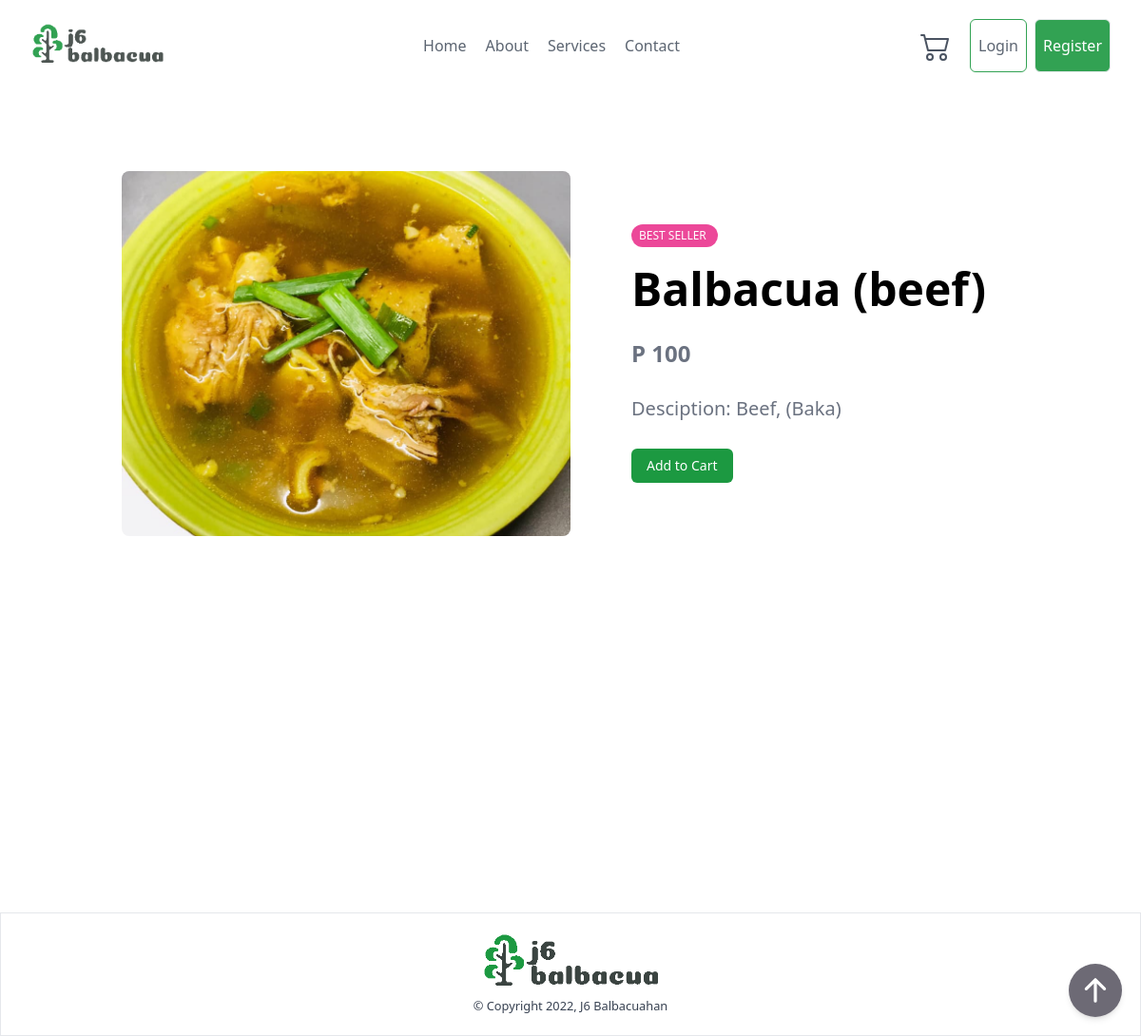
Page /detail/1/ on the committed database.
### ordering/models.py (models this page shows, shortened)
class Food(models.Model):
    STATUS = [
        ('Best Seller', 'Best Seller'),
        ('Favorites', 'Favorites'),
        ('Special', 'Special'),
        ('Out Of Stock', 'Out Of Stock')
    ]
    name = models.CharField(max_length=255)
    price = models.PositiveIntegerField()
    status = models.CharField(
        max_length=50, choices=STATUS, default='Favorites')
    food_image = models.ImageField(
        upload_to='food_img/', null=True, blank=True)
    description = models.TextField(blank=True, null=True)
    created = models.DateTimeField(auto_now_add=True)
    updated = models.DateTimeField(auto_now=True)

### ordering/views.py (the view)
# urls.py: path('detail/<int:pk>/', views.DetailView.as_view(), name="detail-view"),
class DetailView(DetailView):
    template_name = "detail_full_view.html"
    model = Food
    context_object_name = "food"

### templates/detail_full_view.html
{% extends 'base.html' %}
{% block content %}
{% include 'components/header.html' %}
<div class="min-h-screen container mx-auto p-5 mt-16">
    <div class="flex flex-col items-center sm:px-5 md:flex-row">
        <div class="w-full md:w-1/2">
            <a href="{% url 'detail-view' food.pk %}" class="block">
                <img class="object-cover w-full h-full rounded-lg max-h-64 sm:max-h-96" src="{{ food.food_image.url }}">
            </a>
        </div>
        <div class="flex flex-col items-start justify-center w-full h-full py-6 mb-6 md:mb-0 md:w-1/2">
            <div class="flex flex-col items-start justify-center h-full space-y-3 transform md:pl-10 lg:pl-16 md:space-y-5">
                <div class="bg-pink-500  items-center pl-2 pr-3 py-1.5 leading-none rounded-full text-xs font-medium uppercase text-white inline-block">
                    <span>{{food.status}}</span>
                </div>
                <h1 class="text-4xl font-bold leading-none lg:text-5xl xl:text-6xl">{{food.name}}</h1>
                <p class="pt-2 font-bold text-2xl text-gray-500">P {{food.price}}</p>
                <p class="pt-2 text-xl text-gray-500">Desciption: {{food.description}}</p>
                <p class="pt-2 text-sm font-medium"><a href="{% url 'add_to_cart' food.pk %}" hx-boost="true" class="mr-1 underline"><button class="px-4 py-2 text-white transition-colors duration-200 transform rounded-md bg-j6primary hover:bg-green-500 focus:outline-none focus:bg-green-500">Add to Cart</button></a></p>
            </div>
        </div>
    </div>
</div>
{% include 'components/footer.html' %}
{% endblock %}

### rows in the picture
Food: food_image (picture), status "BEST SELLER", name "Balbacua (beef)", price "100", description "Beef, (Baka)"
